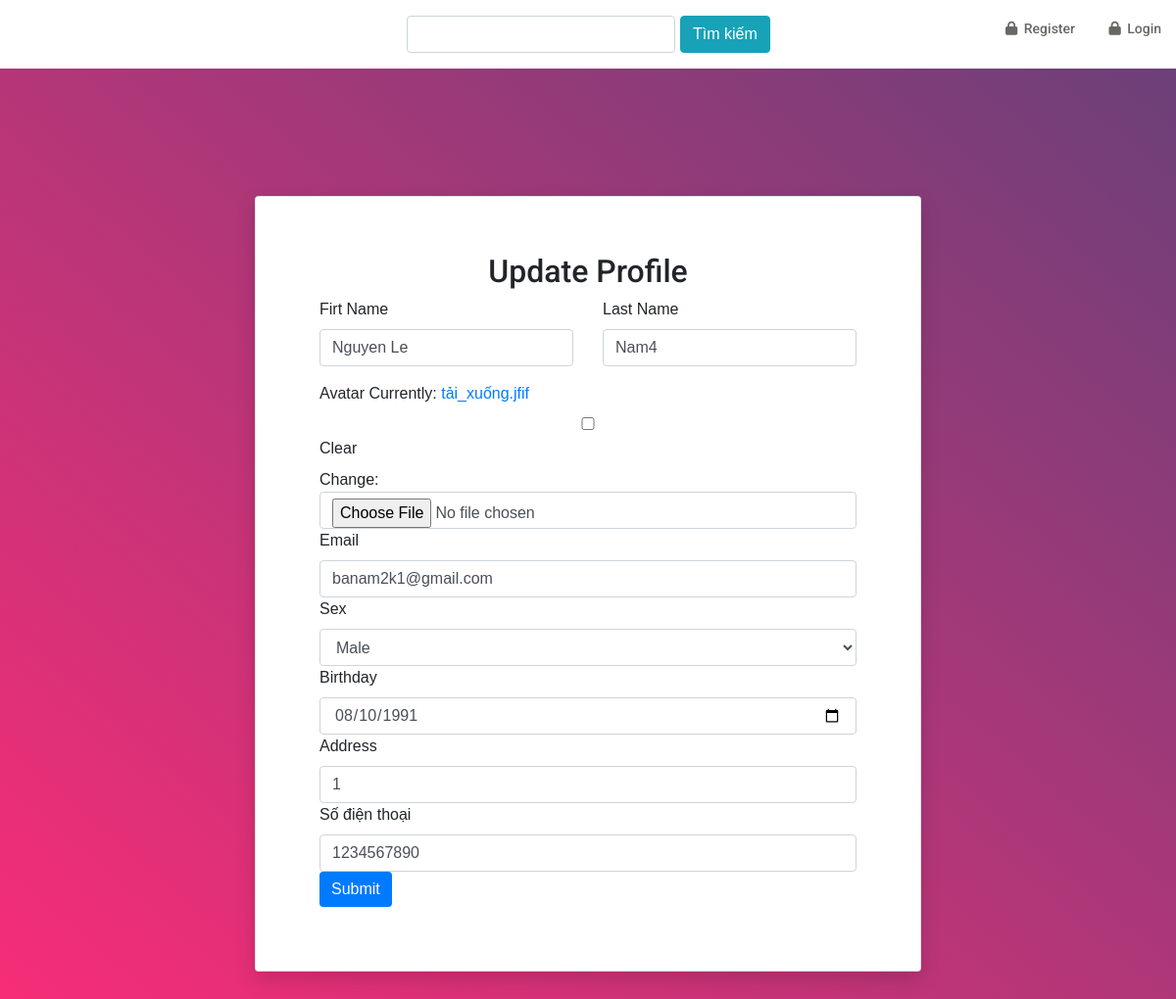
The app's page /userupdate/9, older data.
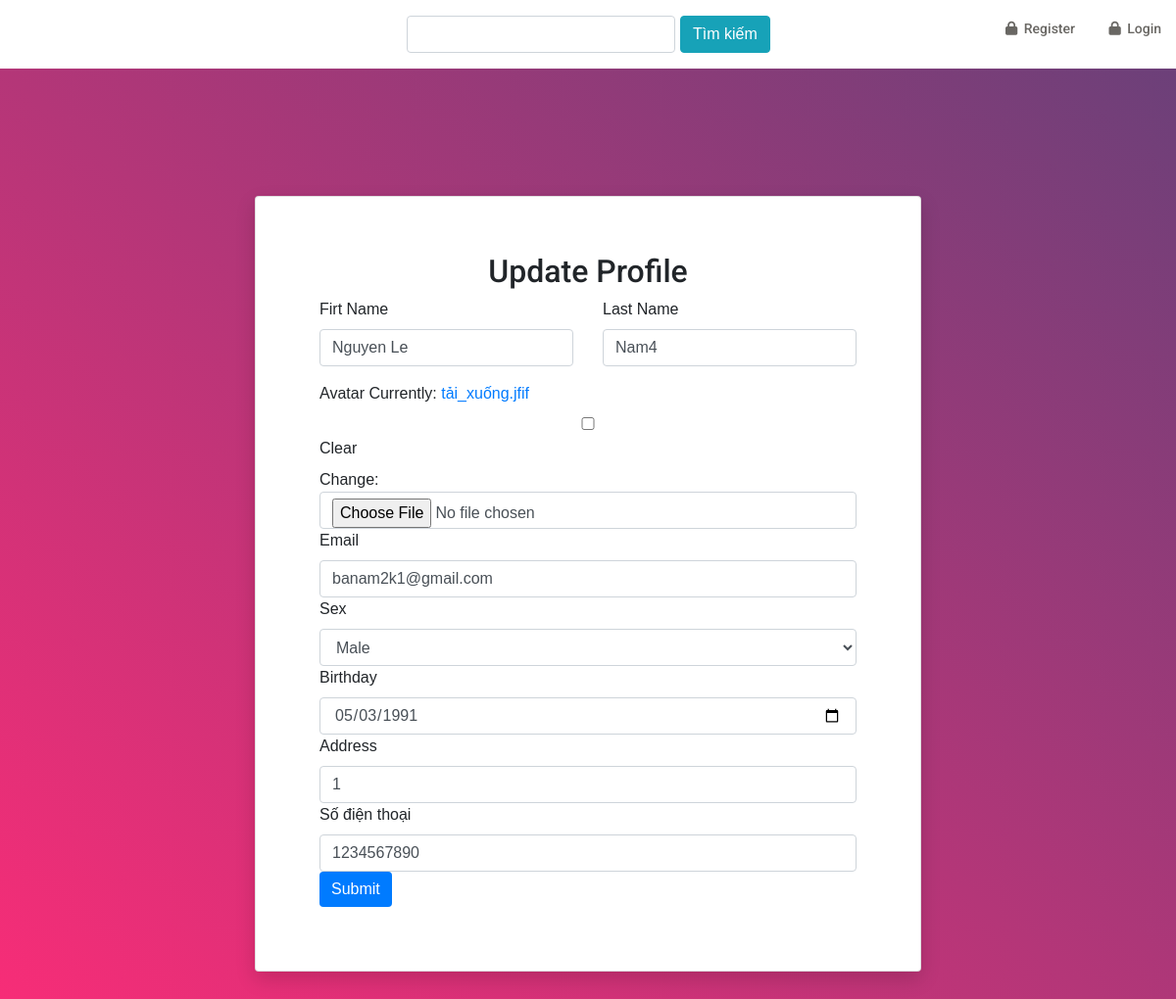
The same page, newer data.
### User/models.py (models this page shows)
class CustomerUser(AbstractUser):
    sex_choice = ((0, 'Female'), (1, 'Male'))
    avatar = models.ImageField(default='profile1.jpg', blank=True, null=True)
    birthday = models.DateField(format('%d/%m/%Y'))
    sex = models.IntegerField(choices=sex_choice, default=1)
    address = models.CharField(default='', max_length=255)
    phone_number = models.CharField(default='', max_length=255)

### User/views.py (the view, shortened to what this page needs)
# urls.py: path('userupdate/<int:id>',UserUpdate.as_view(),name='user_update'),
class UserUpdate(View):
    def get(self,req,id):
        user = CustomerUser.objects.filter(id=id)[0]
        form = UserUpdateForm(instance=user)
        context = {
            'form':form,
        }
        return render(req,'User/UserUpdate.html',context)

### User/forms.py
class UserUpdateForm(forms.ModelForm):
    class Meta:
        model = CustomerUser
        fields = ('avatar','first_name', 'last_name', 'email', 'birthday', 'sex', 'address',
        'phone_number')
        widgets = {
            'birthday': DateInput()
        }

### templates/User/UserUpdate.html (shortened to what this page needs)
{% extends 'Home/base.html' %}
{% load static %}
{% load widget_tweaks %}
{% block content %}
    <div class="page-wrapper bg-gra-02 p-t-130 p-b-100 font-poppins">
        <div class="wrapper wrapper--w680">
            <div class="card card-4">
                <div class="card-body">
                <h2 class="text-center">Update Profile</h2>
                <form method="post" enctype="multipart/form-data">
                    <div class="row mt-2">
                        <div class="col-md-6">
                            <label class="labels">Firt Name</label>
                            {{ form.first_name| add_class:'form-control' }}
                        </div>
                        <div class="col-md-6">
                            <label class="labels">Last Name</label>
                            {{ form.last_name | add_class:'form-control' }}
                        </div>
                    </div>
                    <div class="row mt-3">
                        <div class="col-md-12">
                            <label class="labels">Avatar</label>
                            {{ form.avatar| add_class:'form-control' }}
                        </div>
                        <div class="col-md-12">
                            <label class="labels">Email</label>
                            {{ form.email | add_class:'form-control' }}
                        </div>
                        <div class="col-md-12">
                            <label class="labels">Sex</label>
                            {{ form.sex| add_class:'form-control' }}
                        </div>
                        <div class="col-md-12">
                            <label class="labels">Birthday</label>
                            <div class="input-group-icon">
                                {{ form.birthday | add_class:'form-control'}}
                            </div>
                        </div>
                        <div class="col-md-12">
                            <label class="labels">Address</label>
                            {{ form.address| add_class:'form-control' }}
                        </div>
                        <div class="col-md-12">
                            <label class="labels">Số điện thoại</label>
                            {{ form.phone_number| add_class:'form-control' }}
                        </div>
                    </div>
                    <button type="submit" class="btn btn-primary ">Submit</button>
                </form>
            </div>
        </div>
    </div>
</div>
{% endblock %}

Row changes from the older to the newer data that the page shows:
changed CustomerUser "Nguyen Le": birthday "08/10/1991" → "05/03/1991"
